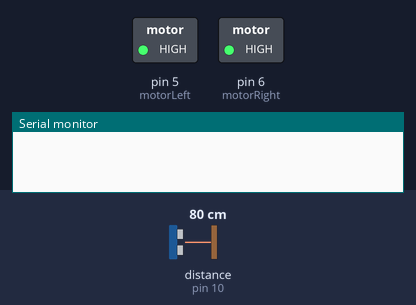
This sketch was run on a simulated Arduino Uno, built with avr-gcc and run on an emulated ATmega328P. On the bench: switched loads named in the sketch (green lamp = pin HIGH), the last lines printed to the serial monitor. Wiring (inferred from the names in the program): ultrasonic range finder: trigger pin 9; echo pin 10. The test bench sets the inputs (shaded band); at power-on: distance to the obstacle (sensor on pin 10) 80 cm. The echo pulse lasts 58.3 µs per cm; pins used as bus, display or sensor lines are not drawn.

Above: at 1.2 s.
1.3 s: distance to the obstacle (sensor on pin 10) set to 22 cm
2.8 s: distance to the obstacle (sensor on pin 10) set to 19 cm
At 3.8 s:
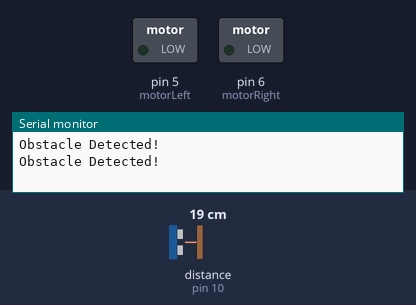
4.3 s: distance to the obstacle (sensor on pin 10) set to 35 cm
At 5.1 s:
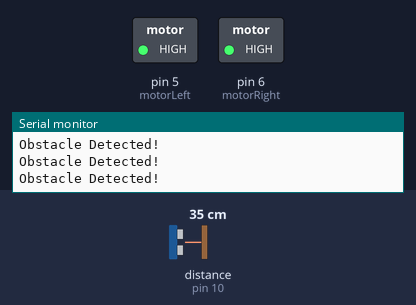
5.8 s: distance to the obstacle (sensor on pin 10) set to 2 cm
At 7.2 s:
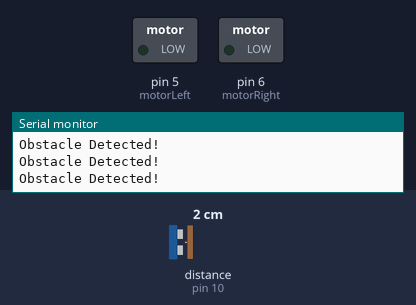
Timing chart, 0 to 8.3 s (numbered marks = the images above; inputs shaded):
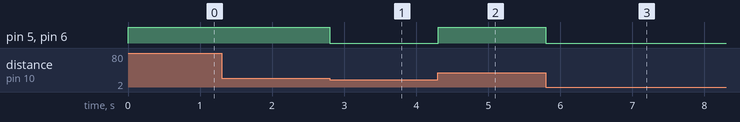

The sketch:

dory_movement.ino
```cpp
#define trigPin 9
#define echoPin 10
#define motorLeft 5
#define motorRight 6

void setup() {
  pinMode(trigPin, OUTPUT);
  pinMode(echoPin, INPUT);
  pinMode(motorLeft, OUTPUT);
  pinMode(motorRight, OUTPUT);
  Serial.begin(9600);
}

void loop() {
  long duration, distance;
  digitalWrite(trigPin, LOW);
  delayMicroseconds(2);
  digitalWrite(trigPin, HIGH);
  delayMicroseconds(10);
  digitalWrite(trigPin, LOW);

  duration = pulseIn(echoPin, HIGH);
  distance = duration * 0.034 / 2;

  if (distance < 20) {
    Serial.println("Obstacle Detected!");
    digitalWrite(motorLeft, LOW);
    digitalWrite(motorRight, LOW);
    delay(500);
  } else {
    digitalWrite(motorLeft, HIGH);
    digitalWrite(motorRight, HIGH);
  }
}
```

Measured:
- the behaviour switches between 21 and 20 cm on distance to the obstacle (sensor on pin 10) (found by bisection; images 0 and 1)
- after the input at 1.3 s, every drawn part: stays the same
- after the input at 2.8 s, pin 5 (motorLeft), pin 6 (motorRight): HIGH → LOW at once
- after the input at 4.3 s, pin 5 (motorLeft), pin 6 (motorRight): LOW → HIGH at once
- after the input at 5.8 s, pin 5 (motorLeft), pin 6 (motorRight): HIGH → LOW at once
